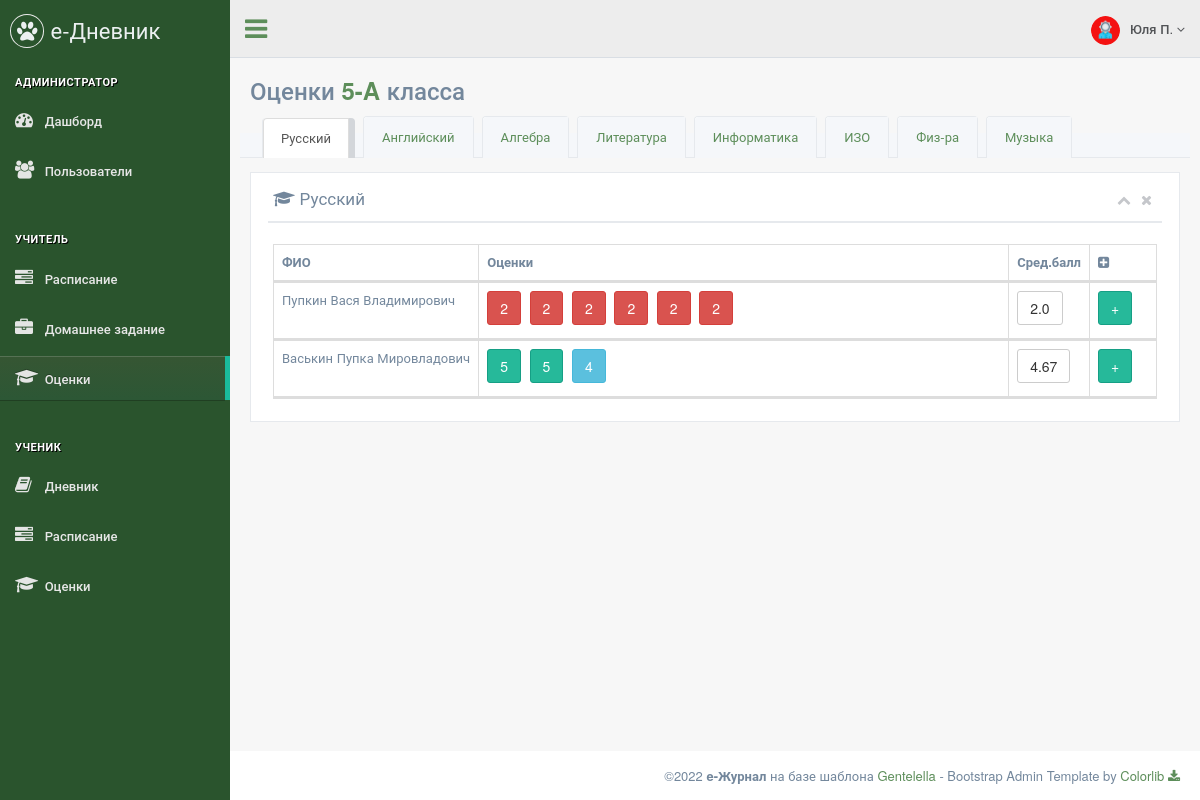
/teacher/grade/Русский (signed in), run on the app's committed database.
### data/menu.py (models this page shows)
class Menu(ORMBase):
    __tablename__ = 'menu'
    id = Column(Integer, primary_key=True, autoincrement=True, unique=True)
    name = Column(String, nullable=True)
    section = Column(String, nullable=True)
    title = Column(String, nullable=True)
    icon = Column(String, nullable=True)
    ref = Column(String, nullable=True)
    roles = Column(String, nullable=True)
    order = Column(Integer, nullable=True)

### data/users.py (models this page shows)
class Users(ORMBase, UserMixin):
    __tablename__ = 'users'
    __json_exclude__ = set(["password"])
    id = Column(Integer, primary_key=True, autoincrement=True, unique=True)
    name = Column(String, nullable=True)
    surname = Column(String, nullable=True)
    otchestvo = Column(String, nullable=True)
    login = Column(String, nullable=True)
    password = Column(String, nullable=True)
    role = Column(String, nullable=True)
    class_id = Column(Integer, ForeignKey('classes.cl_id'), nullable=True)
    active = Column(Integer, nullable=True)

### data/grades.py (models this page shows)
class Grade(ORMBase):
    __tablename__ = 'grades'
    g_id = Column(Integer, primary_key=True, autoincrement=True, unique=True)
    date = Column(String, nullable=True)
    subject = Column(String, nullable=True)
    user_id = Column(Integer, ForeignKey('users.id'), nullable=True)
    grade = Column(Integer, nullable=True)
    reason = Column(String, nullable=True)

### main.py (the view)
@app.route('/teacher/grade/<subj>', methods=['POST', 'GET'])
def teacher_grade(subj):
    if request.method == 'POST':
        gr = Grade()
        gr.date = request.form['date']
        gr.subject = subj
        gr.user_id = request.form['id']
        gr.grade = request.form['grade']
        gr.reason = request.form['reason']
        session.add(gr)
        session.commit()
        return redirect(f"/teacher/grade/{subj}")
    elif request.method == 'GET':
        cls_cur = session.query(Classes).filter(Classes.cl_id == current_user.class_id).first()
        class_name = str(cls_cur.number) + '-' + cls_cur.letter
        lst_obj = ['Русский', 'Английский', 'Алгебра', 'Литература', 'Информатика', 'ИЗО', 'Физ-ра', 'Музыка']
        reason_obj = ['Домашняя работа', 'Работа в классе', 'Самостоятельная', 'Контрольная']
        std_all_inf = session.query(Users).filter(Users.class_id == current_user.class_id,
                                                  Users.role == 'student').all()
        grades_list = dict()
        for std in std_all_inf:
            key = f'{std.surname} {std.name} {std.otchestvo}'
            grades_list[key] = session.query(Grade).filter(Grade.user_id == std.id, Grade.subject == subj).all()
            if grades_list[key] is None:
                grades_list[key] = list()
            else:
                grades_std = list()
                for d in grades_list[key]:
                    grades_std.append([d.grade, d.reason])
                grades_list[key] = (grades_std, std.id)
        students = list()
        for k in grades_list.keys():
            if len(grades_list[k]) != 0:
                grades, id = grades_list[k]
                students.append([k, grades, round(0 if len(grades) == 0 else sum([x[0] for x in grades]) / len(grades), 2), id])
            else:
                students.append([k, '', 0.0])
        return render_page(['admin', 'teacher'], '/teacher/grade/Русский', 'teacher_grade.html',
                           class_name=class_name,
                           students=students,
                           obj=subj,
                           lst_obj=lst_obj,
                           reason_obj=reason_obj)

### main.py (called while the page is built)
@login_manager.user_loader
def load_user(user_id):
    return session.query(Users).get(user_id)

def get_menu(role):
    items = session.query(Menu).filter(Menu.roles.ilike(f'%{role}%')).all()
    menu = dict()
    section = ""
    for item in items:
        if item.section:
            arr = menu.get(section)
            arr.append(item)
            menu[section] = arr
        else:
            section = item.title
            menu[section] = []
    return menu

def render_page(roles, ref, template, **context):
    if not login_fresh():
        return render_403()
    else:
        if current_user.role in roles:
            menu = get_menu(current_user.role)
            if not context:
                context = dict()
            context["menu"] = menu
            context["ref"] = ref
            context["role"] = current_user.role
            context["username"] = f"{current_user.name} {current_user.surname[0]}."
            return render_template(template, **context)
        else:
            return render_403()

### templates/teacher_grade.html (shortened to what this page needs)
{% extends "page_base.html" %}
{% block content %}
<div class="">
    <div class="page-title">
        <div class="title_left">
            <h3>Оценки <b><span style="color: #5d8e5a;">{{ class_name }}</span></b> класса</h3>
        </div>
        <div class="clearfix"></div>
        <div class="row">
            <div class="" role="tabpanel" data-example-id="togglable-tabs">
                <ul id="myTab" class="nav nav-tabs bar_tabs" role="tablist">
                    {% for ob in lst_obj %}
                    {% if ob == obj %}
                    <li role="presentation" class="active">
                    {% else %}
                    <li role="presentation" class="">
                    {% endif %}
                        <a class="nav-link" href={{ob}}>{{ob}}</a>
                    </li>
                    {% endfor %}
                </ul>
            </div>
            <div class="col-md-12 col-sm-12 col-xs-12">
                <div class="x_panel">
                    <div class="x_title">
                        <h2><i class="fa fa-graduation-cap"></i> {{obj}}</h2>
							<ul class="nav navbar-right panel_toolbox">
							  <li><a class="collapse-link"><i class="fa fa-chevron-up"></i></a></li>
							  <li><a class="close-link"><i class="fa fa-close"></i></a></li>
							</ul>
                        <div class="clearfix"></div>
                    </div>
                    <div class="x_content">
                        <table class="table table-striped table-bordered dt-responsive nowrap dataTable" cellspacing="0" width="100%">
                            <thead>
                            <tr>
                                <th width="100">ФИО</th>
                                <th>Оценки</th>
                                <th width="20">Сред.балл</th>
                                <th width="50"><i class="fa fa-plus-square"></i></th>
                            </tr>
                            {% for student in students %}
                            <tr>
                                <td>{{student[0]}}</td>
                                <td>
                                    {% for gr in student[1] %}
                                    {% if gr[0] == 5 %}
                                    <button type="button" class="btn btn-success" title="{{gr[1]}}">{{gr[0]}}</button>
                                    {% elif gr[0] == 4 %}
                                    <button type="button" class="btn btn-info" title="{{gr[1]}}">{{gr[0]}}</button>
                                    {% elif gr[0] == 3 %}
                                    <button type="button" class="btn btn-warning" title="{{gr[1]}}">{{gr[0]}}</button>
                                    {% else %}
                                    <button type="button" class="btn btn-danger" title="{{gr[1]}}">{{gr[0]}}</button>
                                    {% endif %}
                                    {% endfor %}
                                </td>
                                <td>
                                    <button type="button" class="btn btn-default me-md-2">{{student[2]}}</button>
                                </td>
                                <td>
                                    <button type="button" class="btn btn-success btn-add" title="Добавить"
                                            data-subj="{{obj}}"
                                            data-name="{{student[0]}}"
                                            data-student="{{student[3]}}"
                                            data-toggle="modal"
                                            data-target="#modal">
                                        +
                                    </button>
                                </td>
                            </tr>
                            {% endfor %}
                            </thead>
                        </table>
                    </div>
                </div>
            </div>
        </div>
    </div>
</div>
{% endblock %}

### templates/page_base.html (shortened to what this page needs)
<!DOCTYPE html>
<html lang="en">
  <head>
    <link href="/static/vendors/bootstrap/css/bootstrap.min.css" rel="stylesheet">
    <link href="/static/vendors/font-awesome/css/font-awesome.min.css" rel="stylesheet">
    <link href="/static/vendors/nprogress/nprogress.css" rel="stylesheet">
    <link href="/static/vendors/animate.css/animate.min.css" rel="stylesheet">
    <link href="/static/vendors/datatables.net-bs/css/dataTables.bootstrap.min.css" rel="stylesheet">
    <link href="/static/vendors/datatables.net-buttons-bs/css/buttons.bootstrap.min.css" rel="stylesheet">
    <link href="/static/vendors/datatables.net-fixedheader-bs/css/fixedHeader.bootstrap.min.css" rel="stylesheet">
    <link href="/static/vendors/datatables.net-responsive-bs/css/responsive.bootstrap.min.css" rel="stylesheet">
    <link href="/static/vendors/datatables.net-scroller-bs/css/scroller.bootstrap.min.css" rel="stylesheet">
    <link href="/static/vendors/switchery/switchery.css" rel="stylesheet">
    <link href="/static/vendors/bootstrap-datetimepicker/css/bootstrap-datetimepicker.css" rel="stylesheet">
    <link href="/static/css/custom.css" rel="stylesheet">
  </head>
  <body class="nav-md">
    <div class="container body">
      <div class="main_container">
        <div class="col-md-3 left_col">
          <div class="left_col scroll-view">
            <div class="navbar nav_title" style="border: 0;">
              <a href="index.html" class="site_title"><i class="fa fa-paw"></i> <span>е-Дневник</span></a>
            </div>
            <br />
            <div id="sidebar-menu" class="main_menu_side hidden-print main_menu">
              {% for section in menu.keys() %}
                <div class="menu_section">
                  <h3>{{ section }}</h3>
                  <ul class="nav side-menu">
                    {% for item in menu.get(section) %}
                      {% if item.ref == ref %}
                        <li class="active"><a href="{{ item.ref }}"><i class="{{ item.icon }}"></i> {{ item.title }}</a></li>
                      {% else %}
                        <li><a href="{{ item.ref }}"><i class="{{ item.icon }}"></i> {{ item.title }}</a></li>
                      {% endif %}
                    {% endfor %}
                  </ul>
                </div>
              {% endfor %}
            </div>
          </div>
        </div>
        <div class="top_nav">
          <div class="nav_menu">
            <nav>
              <div class="nav toggle">
                <a id="menu_toggle"><i class="fa fa-bars"></i></a>
              </div>
              <ul class="nav navbar-nav navbar-right">
                <li class="">
                  <a href="javascript:;" class="user-profile dropdown-toggle" data-toggle="dropdown" aria-expanded="false">
                    <img src="/static/images/{{ role }}.png" alt="">{{ username }}
                    <span class=" fa fa-angle-down"></span>
                  </a>
                </li>
              </ul>
            </nav>
          </div>
        </div>
        <div id="page-content" class="right_col" role="main">
          {% block content %}{% endblock %}
        </div>
        <footer>
          <div class="pull-right">
            ©2022 <b>e-Журнал</b> на базе шаблона <a href="https://colorlib.com/polygon/gentelella/index.html">Gentelella</a> - Bootstrap Admin Template by <a href="https://github.com/ColorlibHQ/gentelella">Colorlib <i class="fa fa-download"></i></a>
          </div>
          <div class="clearfix"></div>
        </footer>
      </div>
    </div>
  </body>
</html>

### data on the page
Menu: title "АДМИНИСТРАТОР"
Menu: title "Дашборд"
Menu: title "Пользователи"
Menu: title "УЧИТЕЛЬ"
Menu: title "Расписание"
Menu: title "Домашнее задание"
Menu: title "Оценки"
Menu: title "УЧЕНИК"
Menu: title "Дневник"
Menu: title "Расписание"
Menu: title "Оценки"
Users: role (picture)
Grade: gr "2"
Grade: g_id "2"
Grade: gr "2"
Grade: gr "2"
Grade: gr "2"
Grade: gr "2"
Grade: grade "5"
Grade: grade "5"
Grade: grade "4"

### other printed values
{{ username }} "Юля П."
{{ class_name }} "5-A"
{{ ob }} "Русский" "Английский" "Алгебра" "Литература" "Информатика" "ИЗО" "Физ-ра" "Музыка"
{{ obj }} "Русский"
{{ student[0] }} "Пупкин Вася Владимирович" "Васькин Пупка Мировладович"
{{ student[2] }} "2.0" "4.67"
